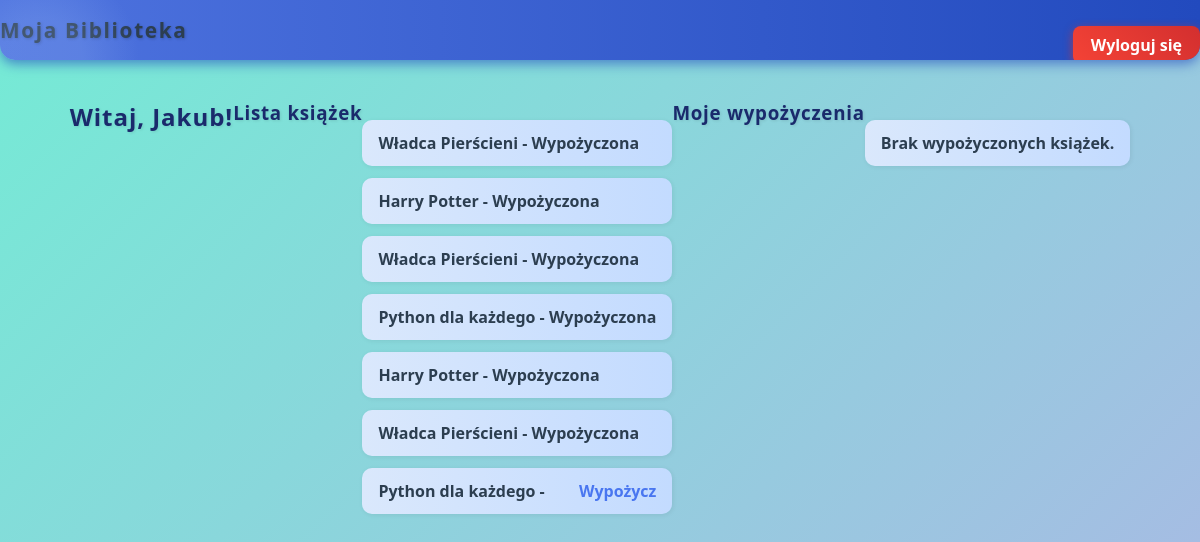
The app's page /dashboard (signed in) with its own data.
### tables this page shows
CREATE TABLE books (
            id INTEGER PRIMARY KEY AUTOINCREMENT,
            title TEXT NOT NULL,
            author TEXT,
            available INTEGER DEFAULT 1
        );

### app.py (the view)
@app.route('/dashboard')
def dashboard():
    if 'user_id' not in session:
        return redirect(url_for('login'))
    user_id = session['user_id']
    conn = get_db()
    books = conn.execute('SELECT * FROM books').fetchall()
    loans = conn.execute('''
        SELECT books.title, loans.due_date FROM loans
        JOIN books ON loans.book_id = books.id
        WHERE loans.user_id = ?
    ''', (user_id,)).fetchall()
    conn.close()
    return render_template('dashboard.html', books=books, loans=loans)

### app.py (called while the page is built)
def get_db():
    conn = sqlite3.connect(DATABASE)
    conn.row_factory = sqlite3.Row
    return conn

### templates/dashboard.html (shortened to what this page needs)
<!DOCTYPE html>
<html>
<head><title>Moja Biblioteka</title>
<link rel="stylesheet" href="{{ url_for('static', filename='style.css') }}">
</head>
<body>
<div class="navbar">
  <div class="brand">Moja Biblioteka</div>
  <form method="GET" action="{{ url_for('logout') }}">
  <button type="submit" class="logout-btn">Wyloguj się</button>
  </form>
</div>
<h2>Witaj, {{ session.username }}!</h2>
<h3>Lista książek</h3>
<ul>
{% for book in books %}
  <li>{{ book.title }} -
    {% if book.available %}
      <a href="{{ url_for('borrow', book_id=book.id) }}">Wypożycz</a>
    {% else %}
      Wypożyczona
    {% endif %}
  </li>
{% endfor %}
</ul>
<h3>Moje wypożyczenia</h3>
<ul>
{% if loans %}
  {% for loan in loans %}
    <li>{{ loan.title }} - oddać do: {{ loan.due_date }}</li>
  {% endfor %}
{% else %}
  <li>Brak wypożyczonych książek.</li>
{% endif %}
</ul>
</body>
</html>

### static/style.css (style rules this page uses)
.navbar { position: fixed; top: 0; left: 0; width: 100%; max-width: 100vw; height: 60px; background: linear-gradient(90deg, #4e73df, #224abe); box-shadow: 0 4px 12px rgba(34, 74, 190, 0.6); display: flex; justify-content: space-between; align-items: center; color: white; font-weight: 700; font-size: 1.3rem; padding: 0px 0px; z-index: 9999; border-radius: 0 0 15px 15px; user-select: none; }
.navbar .brand { letter-spacing: 0.08em; text-shadow: 1px 1px 3px rgba(0,0,0,0.2); }
.navbar button.logout-btn { background: linear-gradient(45deg, #f44336, #d32f2f); padding: 8px 18px; font-size: 1rem; border-radius: 8px; box-shadow: 0 3px 10px rgba(212, 47, 47, 0.7); transition: background 0.3s ease, box-shadow 0.3s ease, transform 0.15s ease; cursor: pointer; border: none; color: white; top: -4px; }
body { background: linear-gradient(135deg, #74ebd5 0%, #ACB6E5 100%); padding: 100px 20px 20px 20px; display: flex; justify-content: center; min-height: 100vh; }
main, body > div { max-width: 700px; background: white; padding: 40px 50px; border-radius: 15px; box-shadow: 0 8px 16px rgba(0,0,0,0.12), inset 0 0 100px rgba(255,255,255,0.3); position: relative; overflow: hidden; }
* { margin: 0; padding: 0; box-sizing: border-box; font-family: 'Segoe UI', Tahoma, Geneva, Verdana, sans-serif; color: #2c3e50; transition: color 0.3s ease; scroll-behavior: smooth; }
main::before, body > div::before { content: ""; position: absolute; top: -40px; left: -60px; width: 200px; height: 200px; background: radial-gradient(circle at center, #a0c1f7 30%, transparent 70%); border-radius: 50%; opacity: 0.2; pointer-events: none; z-index: 0; }
h1, h2, h3 { margin-bottom: 20px; color: #1a2a6c; text-shadow: 1px 1px 3px rgba(0,0,0,0.1); letter-spacing: 0.04em; }
form { margin-top: 30px; position: relative; z-index: 1; }
button { background: linear-gradient(45deg, #4e73df, #224abe); color: white; border: none; padding: 14px 26px; border-radius: 10px; cursor: pointer; font-weight: 700; font-size: 1.1rem; box-shadow: 0 4px 15px rgba(34,74,190,0.6); transition: background 0.3s ease, box-shadow 0.3s ease, transform 0.15s ease; }
a { color: #4976f0; text-decoration: none; font-weight: 600; transition: color 0.3s ease; }
ul { list-style-type: none; margin-top: 20px; padding-left: 0; }
ul li { padding: 12px 16px; background: linear-gradient(90deg, #dae8fc, #c3dbff); margin-bottom: 12px; border-radius: 10px; display: flex; justify-content: space-between; align-items: center; box-shadow: 1px 1px 5px rgba(0,0,0,0.07); font-weight: 600; transition: background 0.3s ease; }

### records on screen
books: title "Władca Pierścieni", available "Wypożyczona"
books: title "Harry Potter", available "Wypożyczona"
books: title "Władca Pierścieni", available "Wypożyczona"
books: title "Python dla każdego", available "Wypożyczona"
books: title "Harry Potter", available "Wypożyczona"
books: title "Władca Pierścieni", available "Wypożyczona"
books: title "Python dla każdego"

### other values on screen
{{ session.username }} "Jakub"
